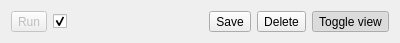
<?xml version="1.0" encoding="UTF-8"?>
<ui version="4.0">
 <class>WrapperWidget</class>
 <widget class="QWidget" name="WrapperWidget">
  <property name="geometry">
   <rect>
    <x>0</x>
    <y>0</y>
    <width>400</width>
    <height>40</height>
   </rect>
  </property>
  <layout class="QGridLayout" name="gridLayout">
   <item row="0" column="0">
    <widget class="QToolButton" name="runButton">
     <property name="enabled">
      <bool>false</bool>
     </property>
     <property name="text">
      <string>Run</string>
     </property>
     <property name="icon">
      <iconset theme="system-run">
       <normaloff>.</normaloff>.</iconset>
     </property>
    </widget>
   </item>
   <item row="0" column="1">
    <widget class="QCheckBox" name="titleCheck">
     <property name="checked">
      <bool>true</bool>
     </property>
    </widget>
   </item>
   <item row="0" column="2">
    <widget class="QToolButton" name="saveButton">
     <property name="text">
      <string>Save</string>
     </property>
     <property name="icon">
      <iconset theme="document-save">
       <normaloff>.</normaloff>.</iconset>
     </property>
    </widget>
   </item>
   <item row="0" column="3">
    <widget class="QToolButton" name="deleteButton">
     <property name="text">
      <string>Delete</string>
     </property>
     <property name="icon">
      <iconset theme="list-remove">
       <normaloff>.</normaloff>.</iconset>
     </property>
    </widget>
   </item>
   <item row="0" column="4">
    <widget class="QToolButton" name="toggleButton">
     <property name="text">
      <string>Toggle view</string>
     </property>
     <property name="icon">
      <iconset theme="go-down">
       <normaloff>.</normaloff>.</iconset>
     </property>
     <property name="checkable">
      <bool>true</bool>
     </property>
     <property name="checked">
      <bool>true</bool>
     </property>
    </widget>
   </item>
  </layout>
 </widget>
 <resources/>
 <connections/>
</ui>
